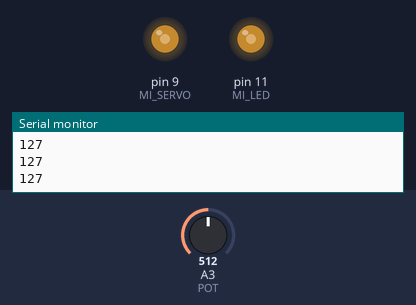
The sketch below on a simulated Arduino Uno, built with avr-gcc and run on an emulated ATmega328P. Parts: output pins drawn as LEDs (lit = HIGH), the last lines printed to the serial monitor. The test bench sets the inputs (shaded band); at power-on: A3 (POT) = 512.

Above: at 1.2 s.
1.3 s: A3 (POT) set to 716
At 2.0 s:
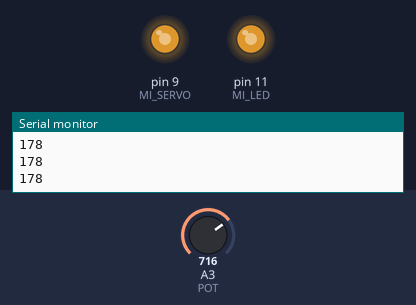
2.8 s: A3 (POT) set to 900
At 3.4 s:
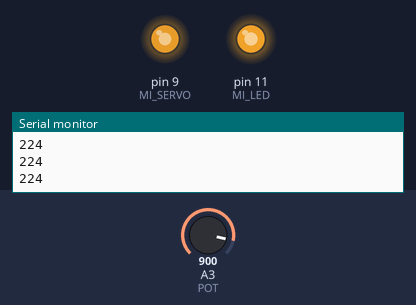
4.3 s: A3 (POT) set to 190
At 4.7 s:
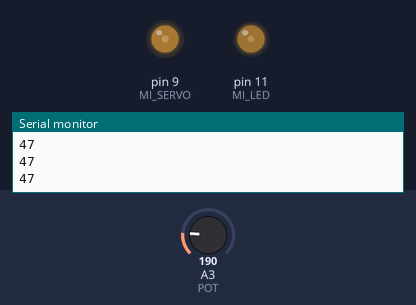
5.8 s: A3 (POT) set to 0
At 7.0 s:
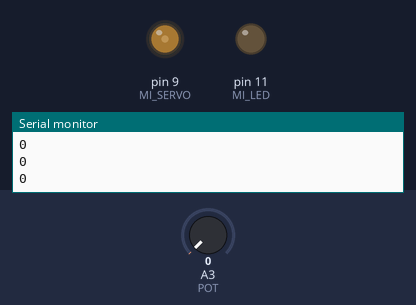
7.3 s: A3 (POT) set to 511
At 8.4 s:
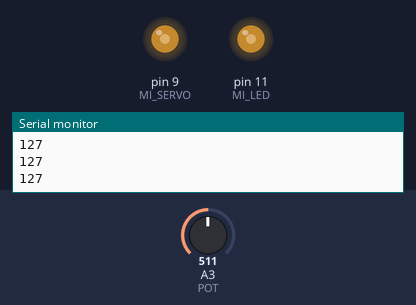
Timing chart, 0 to 9.8 s (numbered marks = the images above; inputs shaded):
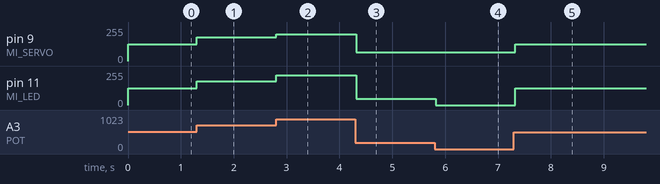

The sketch:

p8_pot_servo.ino
```cpp
#define POT A3
#define MI_LED 11
#define MI_SERVO 9

int lectura=0;
int escritura=0;

// the setup routine runs once when you press reset:
void setup() {
  Serial.begin(9600);
  // initialize the digital pin as an output.
  pinMode(MI_LED, OUTPUT);
  pinMode(POT, INPUT);
}

// the loop routine runs over and over again forever:
void loop() {

  lectura=analogRead(POT);
  escritura=(255./1023.)*lectura;
  //Ilumina led
  analogWrite(MI_LED,escritura);

  //Regular la salida no menor a 65, no mayor a 200
  if ( escritura < 65 ) {
    analogWrite(MI_SERVO,65);
  } else {
    if ( escritura > 200 ) {
      analogWrite(MI_SERVO,200);
    } else {
      analogWrite(MI_SERVO,escritura);
    }
  }
  //Imprimir el valor registrado
  Serial.println(escritura);
  delay(100);

}
```

Measured:
- after the input at 1.3 s, pin 9 (MI_SERVO), pin 11 (MI_LED): 127/255 → 178/255 at once
- after the input at 2.8 s, pin 9 (MI_SERVO): 178/255 → 200/255 at once; pin 11 (MI_LED): 178/255 → 224/255 at once
- after the input at 4.3 s, pin 9 (MI_SERVO): 200/255 → 65/255 at once; pin 11 (MI_LED): 224/255 → 47/255 at once
- after the input at 5.8 s, pin 11 (MI_LED): 47/255 → 0/255 at once
- after the input at 7.3 s, pin 9 (MI_SERVO): 65/255 → 127/255 at once; pin 11 (MI_LED): 0/255 → 127/255 at once
